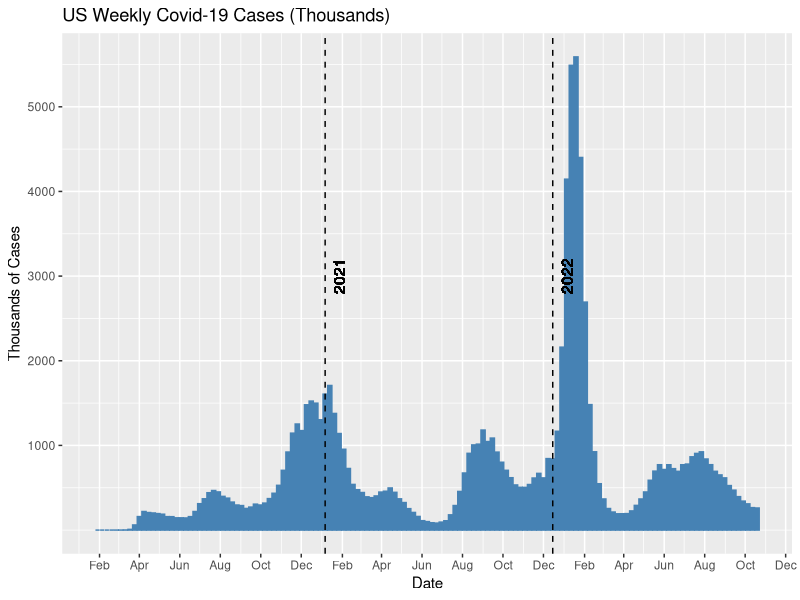
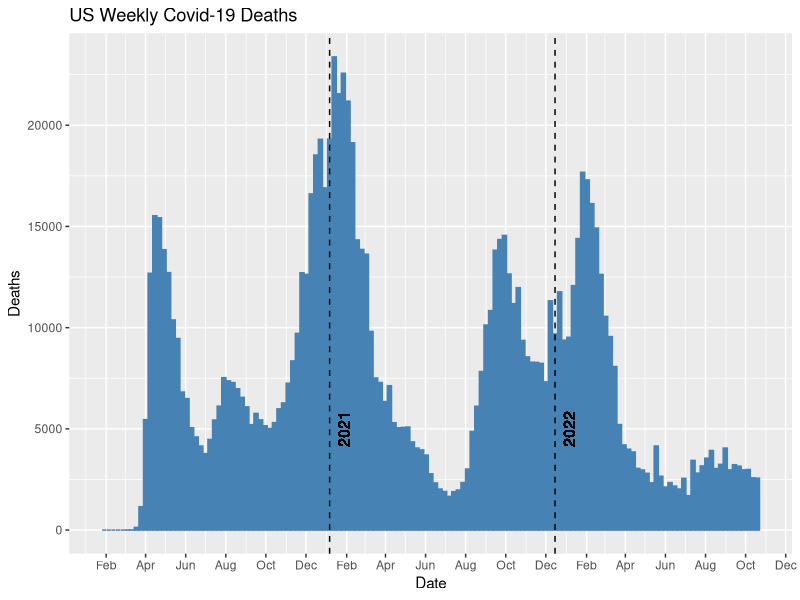
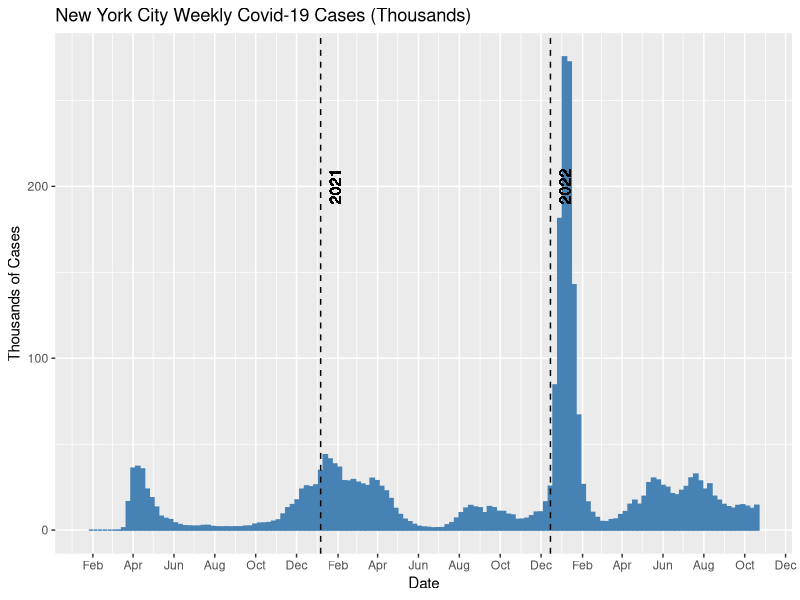
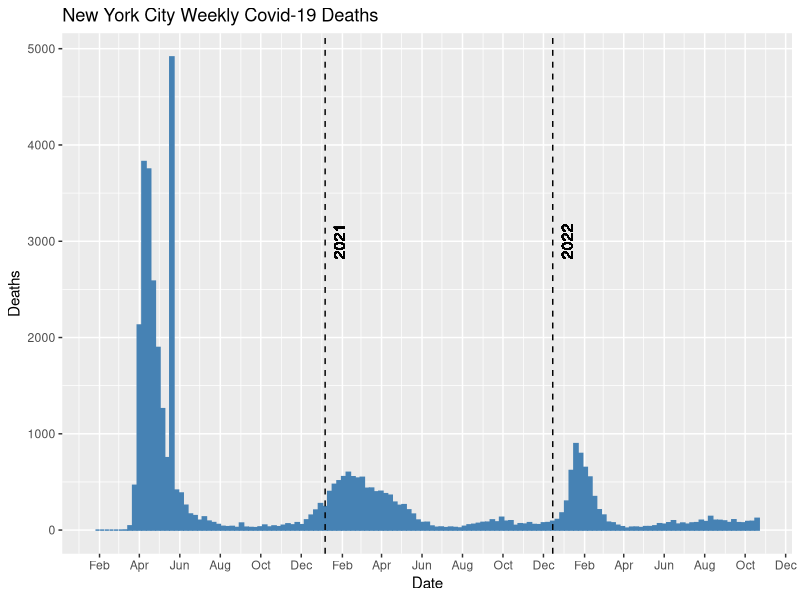
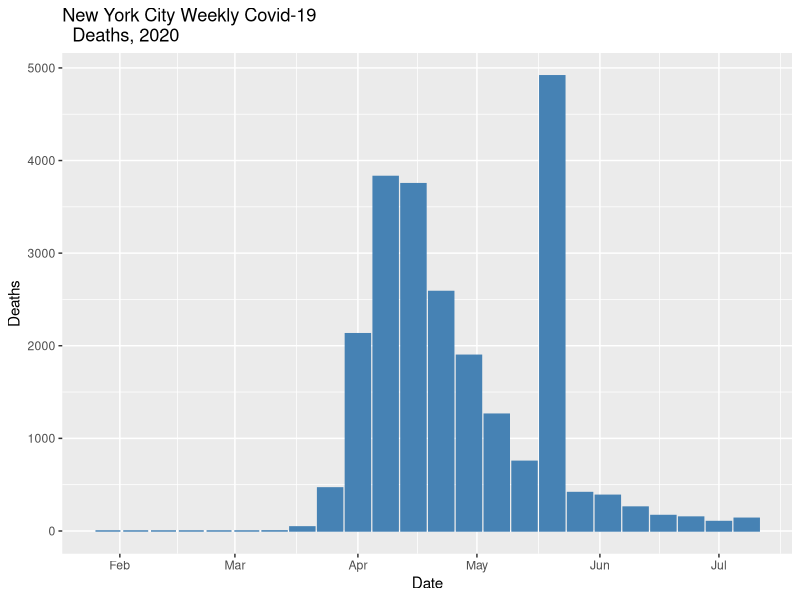
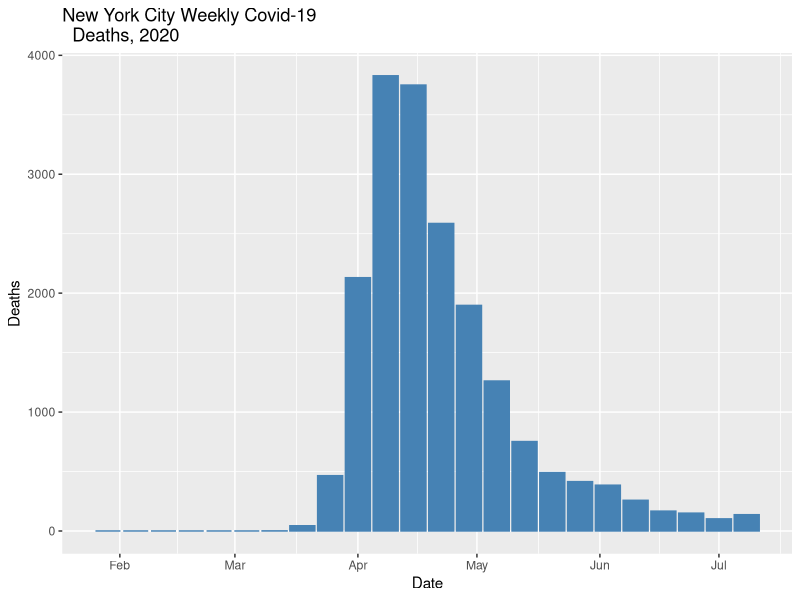
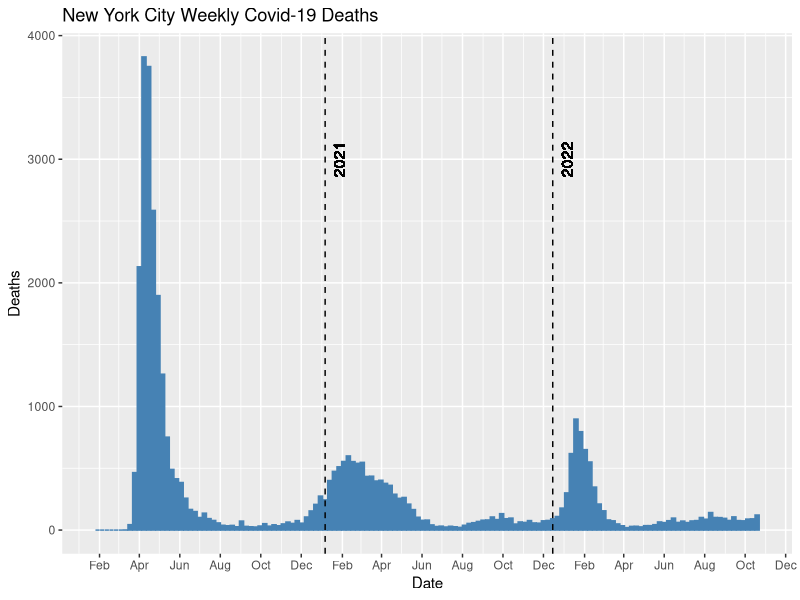
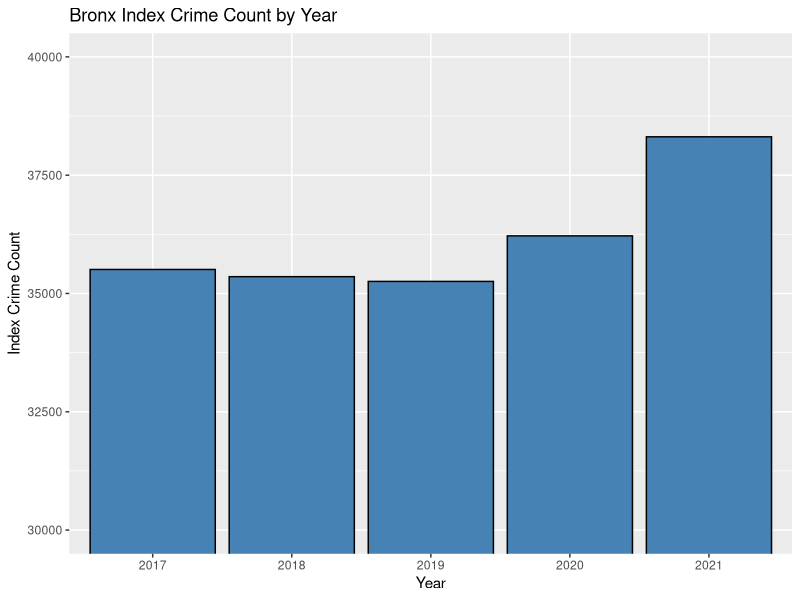

Recreate these plots in R, in order.
## ---- chunk 1
NYWeeklyCase <- 
  read.csv("Covid and crime in NYC data/data_table_for_weekly_case_trends__new_york_city.csv", 
  skip = 2)
NYWeeklyDeath <- 
  read.csv("Covid and crime in NYC data/data_table_for_weekly_death_trends__new_york_city.csv", 
  skip = 2)
USWeeklyCase <- 
  read.csv("Covid and crime in NYC data/data_table_for_weekly_case_trends__the_united_states.csv", 
  skip = 2)
USWeeklyDeath <- 
  read.csv("Covid and crime in NYC data/data_table_for_weekly_death_trends__the_united_states.csv", 
  skip = 2)
## ---- chunk 2
head(NYWeeklyCase)
head(NYWeeklyDeath)
head(USWeeklyCase)
head(USWeeklyDeath)
## ---- chunk 3
library(lubridate)
USWeeklyCase <- USWeeklyCase[,c("State", "Date", "Weekly.Cases")]
USWeeklyDeath <- USWeeklyDeath[, c("State", "Date", "Weekly.Deaths")]
USWeeklyCase$Date <- mdy(USWeeklyCase$Date)
USWeeklyDeath$Date <- mdy(USWeeklyDeath$Date)
NYWeeklyCase$Date <- mdy(NYWeeklyCase$Date)
NYWeeklyDeath$Date <- mdy(NYWeeklyDeath$Date)
## ---- chunk 4
library(ggplot2)
library(scales)
USWeeklyCaseGraph <- ggplot(USWeeklyCase, aes(x = Date, y = Weekly.Cases/1000)) + 
  geom_bar(stat = "identity", fill = "steel blue", color = "steel blue") + 
  geom_vline(xintercept = USWeeklyCase$Date[94],linetype = "dashed") + 
  geom_vline(xintercept = USWeeklyCase$Date[45], linetype = "dashed") + 
  geom_text(aes(x=USWeeklyCase$Date[91], label= "2021", y=3000), colour="black", 
  angle=90) + geom_text(aes(x=USWeeklyCase$Date[42], label= "2022", y=3000), 
  colour="black", angle=90) + scale_x_date(date_breaks =
  "2 months", date_minor_breaks = "1 month", date_labels= c("%b")) + 
  scale_y_continuous(breaks = c(1000, 2000, 3000, 4000, 5000)) + labs(y= 
  "Thousands of Cases", title = "US Weekly Covid-19 Cases (Thousands)") 
USWeeklyCaseGraph
## ---- chunk 5
USWeeklyDeathGraph <- ggplot(USWeeklyDeath, aes(x = Date, y = Weekly.Deaths)) + 
  geom_bar(stat = "identity", fill = "steel blue", color = "steel blue") + 
  geom_vline(xintercept = USWeeklyDeath$Date[94],linetype = "dashed") + 
  geom_vline(xintercept = USWeeklyDeath$Date[45], linetype = "dashed") + 
  geom_text(aes(x=USWeeklyDeath$Date[91], label= "2021", y=5000), colour="black", 
  angle=90) + geom_text(aes(x=USWeeklyDeath$Date[42], label= "2022", y=5000), 
  colour="black", angle=90) + scale_x_date(date_breaks =
  "2 months", date_minor_breaks = "1 month", date_labels= c("%b")) + 
  labs(y= "Deaths", title = "US Weekly Covid-19 Deaths")
USWeeklyDeathGraph
## ---- chunk 6
NYWeeklyCaseGraph <- ggplot(NYWeeklyCase, aes(x = Date, y = Weekly.Cases/1000)) + 
  geom_bar(stat = "identity", fill = "steel blue", color = "steel blue") + 
  geom_vline(xintercept = NYWeeklyCase$Date[94],linetype = "dashed") + 
  geom_vline(xintercept = NYWeeklyCase$Date[45], linetype = "dashed") + 
  geom_text(aes(x=NYWeeklyCase$Date[91], label= "2021", y=200), colour="black", 
  angle=90) + geom_text(aes(x=NYWeeklyCase$Date[42], label= "2022", y=200), 
  colour="black", angle=90) + scale_x_date(date_breaks =
  "2 months", date_minor_breaks = "1 month", date_labels= c("%b")) +  labs(y= 
  "Thousands of Cases", title = "New York City Weekly Covid-19 Cases (Thousands)") 
NYWeeklyCaseGraph
## ---- chunk 7
NYWeeklyDeathGraph <- ggplot(NYWeeklyDeath, aes(x = Date, y = Weekly.Deaths)) + 
  geom_bar(stat = "identity", fill = "steel blue", color = "steel blue") + 
  geom_vline(xintercept = NYWeeklyDeath$Date[94],linetype = "dashed") + 
  geom_vline(xintercept = NYWeeklyDeath$Date[45], linetype = "dashed") + 
  geom_text(aes(x=NYWeeklyDeath$Date[91], label= "2021", y=3000), colour="black", 
  angle=90) + geom_text(aes(x=NYWeeklyDeath$Date[42], label= "2022", y=3000), 
  colour="black", angle=90) + scale_x_date(date_breaks =
  "2 months", date_minor_breaks = "1 month", date_labels= c("%b")) + 
  labs(y= "Deaths", title = "New York City Weekly Covid-19 Deaths")
NYWeeklyDeathGraph
## ---- chunk 8
NYWeeklyDeathZoom <- NYWeeklyDeath[120:143, ] 
NYWeeklyDeathZoomGraph <- ggplot(NYWeeklyDeathZoom, aes(x = Date, y = 
  Weekly.Deaths)) + geom_bar(stat = "identity", fill = "steel blue", color = 
  "steel blue") + labs(y= "Deaths", title = "New York City Weekly Covid-19 
  Deaths, 2020")
NYWeeklyDeathZoomGraph
## ---- chunk 9
NYWeeklyDeathZoom
## ---- chunk 10
NYWeeklyDeath$Weekly.Deaths[127] <- 491
NYWeeklyDeathZoom <- NYWeeklyDeath[120:143, ] 
NYWeeklyDeathZoomGraph <- ggplot(NYWeeklyDeathZoom, aes(x = Date, y = 
  Weekly.Deaths)) + geom_bar(stat = "identity", fill = "steel blue", color = 
  "steel blue") + labs(y= "Deaths", title = "New York City Weekly Covid-19 
  Deaths, 2020")
NYWeeklyDeathZoomGraph
## ---- chunk 11
NYWeeklyDeathGraph <- ggplot(NYWeeklyDeath, aes(x = Date, y = Weekly.Deaths)) + 
  geom_bar(stat = "identity", fill = "steel blue", color = "steel blue") + 
  geom_vline(xintercept = NYWeeklyDeath$Date[94],linetype = "dashed") + 
  geom_vline(xintercept = NYWeeklyDeath$Date[45], linetype = "dashed") + 
  geom_text(aes(x=NYWeeklyDeath$Date[91], label= "2021", y=3000), colour="black", 
  angle=90) + geom_text(aes(x=NYWeeklyDeath$Date[42], label= "2022", y=3000), 
  colour="black", angle=90) + scale_x_date(date_breaks =
  "2 months", date_minor_breaks = "1 month", date_labels= c("%b")) + 
  labs(y= "Deaths", title = "New York City Weekly Covid-19 Deaths")
NYWeeklyDeathGraph
## ---- chunk 12
library(readxl)
CIR2017 <- read_xls("Covid and crime in NYC data/2017-county-index-rates.xls", skip = 4)
colnames(CIR2017) <- c("County", "Population", "Index_Crime_Count", 
  "Index_Crime_Rate", "Violent_Crime_Count", "Violent_Crime_Rate", 
  "Property_Crime_Count", "Property_Crime_Rate", "Violent_Crime_With_Firearm_Count",
  "Violent_Crime_With_Firearm_Rate") 
## ---- chunk 13
CIR2018 <- read_xls("Covid and crime in NYC data/2018-county-index-rates.xls", skip = 4)
colnames(CIR2018) <- c("County", "Population", "Index_Crime_Count", 
  "Index_Crime_Rate", "Violent_Crime_Count", "Violent_Crime_Rate", 
  "Property_Crime_Count", "Property_Crime_Rate", "Violent_Crime_With_Firearm_Count", 
  "Violent_Crime_With_Firearm_Rate")
CIR2019 <- read_xls("Covid and crime in NYC data/2019-county-index-rates.xls", skip = 4)
colnames(CIR2019) <- c("County", "Population", "Index_Crime_Count", 
  "Index_Crime_Rate", "Violent_Crime_Count", "Violent_Crime_Rate", 
  "Property_Crime_Count", "Property_Crime_Rate", "Violent_Crime_With_Firearm_Count",
  "Violent_Crime_With_Firearm_Rate")
CIR2020 <- read_xls("Covid and crime in NYC data/2020-county-index-rates.xls", skip = 4)
colnames(CIR2020) <- c("County", "Population", "Index_Crime_Count", 
  "Index_Crime_Rate", "Violent_Crime_Count", "Violent_Crime_Rate", 
  "Property_Crime_Count", "Property_Crime_Rate", "Violent_Crime_With_Firearm_Count", 
  "Violent_Crime_With_Firearm_Rate")
CIR2021 <- read_xls("Covid and crime in NYC data/2021-county-index-rates.xls", skip = 4)
colnames(CIR2021) <- c("County", "Population", "Index_Crime_Count", 
  "Index_Crime_Rate", "Violent_Crime_Count", "Violent_Crime_Rate", 
  "Property_Crime_Count", "Property_Crime_Rate", "Violent_Crime_With_Firearm_Count", 
  "Violent_Crime_With_Firearm_Rate")
## ---- chunk 14
head(CIR2017)
## ---- chunk 15
library(dplyr)
CIR2017 <- CIR2017%>%filter(County %in% c("Bronx", "Kings", "Queens", "New York", 
  "Richmond", "New York City"))
CIR2018 <- CIR2018%>%filter(County %in% c("Bronx", "Kings", "Queens", "New York", 
  "Richmond", "New York City"))
CIR2019 <- CIR2019%>%filter(County %in% c("Bronx", "Kings", "Queens", "New York", 
  "Richmond", "New York City"))
CIR2020 <- CIR2020%>%filter(County %in% c("Bronx", "Kings", "Queens", "New York", 
  "Richmond", "New York City"))
CIR2021 <- CIR2021%>%filter(County %in% c("Bronx", "Kings", "Queens", "New York", 
  "Richmond", "New York City"))
## ---- chunk 16
CIR2017
CIR2018
CIR2019
CIR2020
CIR2021
## ---- chunk 17
bronx2017 = CIR2017[CIR2017$County == "Bronx", ]
bronx2018 = CIR2018[CIR2018$County == "Bronx", ]
bronx2019 = CIR2019[CIR2019$County == "Bronx", ]
bronx2020 = CIR2020[CIR2020$County == "Bronx", ]
bronx2021 = CIR2021[CIR2021$County == "Bronx", ]
bronx <- rbind(bronx2017, bronx2018, bronx2019, bronx2020, bronx2021)
colnames(bronx)[1] = c("Year")
bronx$Year <- c("2017", "2018", "2019", "2020", "2021")
## ---- chunk 18
ggplot(bronx, aes(x = Year, y = Index_Crime_Count)) + geom_bar(stat = "identity", 
  fill = "steel blue", color = "black") + coord_cartesian(ylim = c(30000,40000)) + 
  labs(y = "Index Crime Count", title = "Bronx Index Crime Count by Year") 
## ---- chunk 19
Kings2017 = CIR2017[CIR2017$County == "Kings", ]
Kings2018 = CIR2018[CIR2018$County == "Kings", ]
Kings2019 = CIR2019[CIR2019$County == "Kings", ]
Kings2020 = CIR2020[CIR2020$County == "Kings", ]
Kings2021 = CIR2021[CIR2021$County == "Kings", ]
kings <- rbind(Kings2017, Kings2018, Kings2019, Kings2020, Kings2021)
colnames(kings)[1] = c("Year")
kings$Year <- c("2017", "2018", "2019", "2020", "2021")
NY2017 = CIR2017[CIR2017$County == "New York", ]
NY2018 = CIR2018[CIR2018$County == "New York", ]
NY2019 = CIR2019[CIR2019$County == "New York", ]
NY2020 = CIR2020[CIR2020$County == "New York", ]
NY2021 = CIR2021[CIR2021$County == "New York", ]
ny <- rbind(NY2017, NY2018, NY2019, NY2020, NY2021)
colnames(ny)[1] = c("Year")
ny$Year <- c("2017", "2018", "2019", "2020", "2021")
Queens2017 = CIR2017[CIR2017$County == "Queens", ]
Queens2018 = CIR2018[CIR2018$County == "Queens", ]
Queens2019 = CIR2019[CIR2019$County == "Queens", ]
Queens2020 = CIR2020[CIR2020$County == "Queens", ]
Queens2021 = CIR2021[CIR2021$County == "Queens", ]
queens <- rbind(Queens2017, Queens2018, Queens2019, Queens2020, Queens2021)
colnames(queens)[1] = c("Year")
queens$Year <- c("2017", "2018", "2019", "2020", "2021")
Richmond2017 = CIR2017[CIR2017$County == "Richmond", ]
Richmond2018 = CIR2018[CIR2018$County == "Richmond", ]
Richmond2019 = CIR2019[CIR2019$County == "Richmond", ]
Richmond2020 = CIR2020[CIR2020$County == "Richmond", ]
Richmond2021 = CIR2021[CIR2021$County == "Richmond", ]
richmond <- rbind(Richmond2017, Richmond2018, Richmond2019, Richmond2020, 
  Richmond2021)
colnames(richmond)[1] = c("Year")
richmond$Year <- c("2017", "2018", "2019", "2020", "2021")
NYC2017 = CIR2017[CIR2017$County == "New York City", ]
NYC2018 = CIR2018[CIR2018$County == "New York City", ]
NYC2019 = CIR2019[CIR2019$County == "New York City", ]
NYC2020 = CIR2020[CIR2020$County == "New York City", ]
NYC2021 = CIR2021[CIR2021$County == "New York City", ]
nyc <- rbind(NYC2017, NYC2018, NYC2019, NYC2020, NYC2021)
colnames(nyc)[1] = c("Year")
nyc$Year <- c("2017", "2018", "2019", "2020", "2021")
## ---- chunk 20
bronx
kings
ny
queens
richmond
nyc
## ---- chunk 21
ggplot(bronx, aes(x=Year)) + geom_line(aes(y=Index_Crime_Count, color = "Bronx"),
  group = 1) + geom_line(data = kings, aes(x=Year, y = Index_Crime_Count,  
  color = "Kings"), group =1) + geom_line(data = queens, aes(x=Year, y = 
  Index_Crime_Count, color = "Queens"), group =1, ) + geom_line(data = ny, 
  aes(x=Year, y = Index_Crime_Count, color = "NY"), group =1) + geom_line(data = 
  richmond, aes(x=Year, y = Index_Crime_Count, color = "Richmond"), group =1) + 
  scale_color_manual(name = "County", values = c("Bronx" = "red", "Kings" = 
  "blue", "Queens" = "green", "NY" = "orange", "Richmond" = "black")) + labs(y= 
  "Index Crime Count", title = "Index Crime Count for New York City Counties")
## ---- chunk 22
ggplot(nyc, aes(x=Year, y = Violent_Crime_With_Firearm_Rate)) +geom_bar(stat=
  "identity", fill = "steel blue", color= "black") + labs(y= "Violent Crime with 
  Firarm Rate", title = "Violent Crime with Firearm Rate for New York City")
## ---- chunk 23
nycCrimeCats <- read_xls("Covid and crime in NYC data/Regions.xls", skip = 4)
head(nycCrimeCats)
## ---- chunk 24
library(tibble)
nycCrimeCats <- nycCrimeCats[13:22, ]
nycCrimeCats <- nycCrimeCats[ , 2:14]
colnames(nycCrimeCats)[1] <- "Crime_Category"
namevect<- nycCrimeCats[["Crime_Category"]]
nycCrimeCats <- t(nycCrimeCats)
nycCrimeCats <- data.frame(nycCrimeCats)
colnames(nycCrimeCats) <- namevect
Year <- rownames(nycCrimeCats)[2:13]
nycCrimeCats <- nycCrimeCats[2:13, ]
nycCrimeCats <- add_column(nycCrimeCats, Year, .before =1)
nycCrimeCats$Year[11:12] <- c("%change_2020-21", "%change 2012-21")
rownames(nycCrimeCats) <- NULL
nycCrimeCats$`Index Crime` <- round(as.numeric(nycCrimeCats$`Index Crime`), 
  digits =0)
nycCrimeCats$`Violent Crime` <- round(as.numeric(nycCrimeCats$`Violent Crime`), 
  digits =0)
nycCrimeCats$Murder <- round(as.numeric(nycCrimeCats$Murder), digits =0)
nycCrimeCats$Rape <- round(as.numeric(nycCrimeCats$Rape), digits =0)
nycCrimeCats$Robbery <- round(as.numeric(nycCrimeCats$Robbery), digits =0)
nycCrimeCats$`Agg. Assault` <- round(as.numeric(nycCrimeCats$`Agg. Assault`), 
  digits =0)
nycCrimeCats$`Property Crime` <- round(as.numeric(nycCrimeCats$`Property Crime`), 
  digits =0)
nycCrimeCats$Burglary <- round(as.numeric(nycCrimeCats$Burglary), digits =0)
nycCrimeCats$Larceny <- round(as.numeric(nycCrimeCats$Larceny), digits =0)
nycCrimeCats$`MV Theft` <- round(as.numeric(nycCrimeCats$`MV Theft`), digits =0)
nycCrimeCats$Date <- as.numeric(nycCrimeCats$Year)
head(nycCrimeCats)
## ---- chunk 25
nycCrimeCatsNoChange <- nycCrimeCats[1:10, ]
ggplot(nycCrimeCatsNoChange, aes(x=Year, y = `Violent Crime`)) + geom_bar(stat = 
  "identity", fill = "steel blue", color = "black") + labs(title = "Violent Crime 
  in New York City by Year") + coord_cartesian(ylim = c(40000,55000))
## ---- chunk 26
crimeComplaints <- read_xlsx("Covid and crime in NYC data/Crime_thruSep2022.xlsx", sheet = 4)
head(crimeComplaints)
## ---- chunk 27
crimeComplaints <- crimeComplaints[, c(1,7) ]
crimeComplaints2020 <- crimeComplaints[c(2:13), ]
crimeComplaints2020[1] <- ymd(c("2020-01-31", "2020-02-29","2020-03-31",
    "2020-04-30", "2020-05-31", "2020-06-30", "2020-07-31", "2020-08-31", 
    "2020-09-30", "2020-10-31", "2020-11-30", "2020-12-31"))
colnames(crimeComplaints2020) <- c("Date", "Total")
crimeComplaints2020$Date <- factor(crimeComplaints2020$Date, levels = 
    c("2020-01-31", "2020-02-29","2020-03-31", "2020-04-30", "2020-05-31", 
    "2020-06-30", "2020-07-31", "2020-08-31", "2020-09-30", "2020-10-31", 
    "2020-11-30", "2020-12-31"))
crimeComplaints2020$Total <- as.numeric(crimeComplaints2020$Total)
crimeComplaints2021 <- crimeComplaints[c(18:29), ]
crimeComplaints2021[,1] <- ymd(c("2021-01-31", "2021-02-28","2021-03-31",
    "2021-04-30", "2021-05-31", "2021-06-30", "2021-07-31", "2021-08-31", 
    "2021-09-30", "2021-10-31", "2021-11-30", "2021-12-31"))
colnames(crimeComplaints2021) <- c("Date", "Total")
crimeComplaints2021$Date <- factor(crimeComplaints2021$Date, levels = 
    c("2021-01-31", "2021-02-28","2021-03-31", "2021-04-30", "2021-05-31", 
    "2021-06-30", "2021-07-31", "2021-08-31", "2021-09-30", "2021-10-31", 
    "2021-11-30", "2021-12-31"))
crimeComplaints2021$Total <- as.numeric(crimeComplaints2021$Total)
crimeComplaints2022 <- crimeComplaints[c(34:38), ]
crimeComplaints2022[,1] <- ymd(c("2022-01-31", "2022-02-28","2022-03-31",
    "2022-04-30", "2022-05-31"))
colnames(crimeComplaints2022) <- c("Date", "Total")
crimeComplaints2022$Date <- factor(crimeComplaints2022$Date, levels = 
    c("2022-01-31", "2022-02-28","2022-03-31", "2022-04-30", "2022-05-31"))
crimeComplaints2022$Total <- as.numeric(crimeComplaints2022$Total)
head(crimeComplaints2022)
## ---- chunk 28
crimeComplaintsTot <- rbind(crimeComplaints2020[,], crimeComplaints2021[,], 
  crimeComplaints2022[,])
crimeComplaintsTot <- crimeComplaintsTot[nrow(crimeComplaintsTot):1,]
ggplot(crimeComplaintsTot, aes(x = Date, y = Total)) + geom_bar(stat="identity", 
  fill = "steel blue", color = "black") + coord_cartesian(ylim=c(20000,50000)) + 
  geom_vline(xintercept = c("2019-12-31", "2020-12-31", "2021-12-31"), linetype = 
  "dashed") + geom_text(aes(x=Date[5], y=45000, label = "2022", angle = 90)) + 
  geom_text(aes(x=Date[17], y=45000, label = "2021", angle = 90)) + 
  geom_text(aes(x=Date[29], y=45000, label = "2020", angle = 90)) +
  scale_x_discrete(breaks = (c("2020-04-30", "2020-08-31", "2020-12-31", 
  "2021-04-30","2021-08-31", "2021-12-31", "2022-04-30", "2022-08-31", 
  "2022-12-31")), labels = c("April", "August", "December", "April", "August", 
  "December", "April", "August", "December")) + labs(title = "Total Crime 
  Complaints by Month for New York City", y = "Crime Complaints")
## ---- chunk 29
crimesByMonth2019 <- read_xlsx("Covid and crime in NYC data/Crime_thruSep2022.xlsx", sheet = 3)
crimesByMonth2021 <- read_xlsx("Covid and crime in NYC data/Crime_thruSep2022.xlsx", sheet = 1)
crimesByMonth2022 <- crimesByMonth2021[2:10, ]
crimesByMonth2021 <- crimesByMonth2021[20:31, ]
crimesByMonth2020 <- crimesByMonth2019[2:13, ]
crimesByMonth2019 <- crimesByMonth2019[18:29, ]
head(crimesByMonth2019)
colnames(crimesByMonth2019) <- c("Date", "Index_Crime", "Violent_Index_Crime", 
  "Shooting_Incidents")
colnames(crimesByMonth2020) <- c("Date", "Index_Crime", "Violent_Index_Crime", 
  "Shooting_Incidents")
colnames(crimesByMonth2021) <- c("Date", "Index_Crime", "Violent_Index_Crime", 
  "Shooting_Incidents")
colnames(crimesByMonth2022) <- c("Date", "Index_Crime", "Violent_Index_Crime", 
  "Shooting_Incidents")
crimesByMonth2019$Date <- ymd(c("2019-01-31", "2019-02-28","2019-03-31",
  "2019-04-30", "2019-05-31", "2019-06-30", "2019-07-31", "2019-08-31", 
  "2019-09-30", "2019-10-31", "2019-11-30", "2019-12-31"))
crimesByMonth2019$Date <- factor(crimesByMonth2019$Date, levels = c("2019-01-31", 
  "2019-02-28","2019-03-31", "2019-04-30", "2019-05-31", "2019-06-30", 
  "2019-07-31", "2019-08-31", "2019-09-30", "2019-10-31", "2019-11-30", 
  "2019-12-31"))
crimesByMonth2020$Date <- ymd(c("2020-01-31", "2020-02-29","2020-03-31",
  "2020-04-30", "2020-05-31", "2020-06-30", "2020-07-31", "2020-08-31", 
  "2020-09-30", "2020-10-31", "2020-11-30", "2020-12-31"))
crimesByMonth2020$Date <- factor(crimesByMonth2020$Date, levels = c("2020-01-31", 
  "2020-02-29","2020-03-31", "2020-04-30", "2020-05-31", "2020-06-30", "2020-07-31", 
  "2020-08-31", "2020-09-30", "2020-10-31", "2020-11-30", "2020-12-31"))
crimesByMonth2021$Date <- ymd(c("2021-01-31", "2021-02-28","2021-03-31",
  "2021-04-30", "2021-05-31", "2021-06-30", "2021-07-31", "2021-08-31", 
  "2021-09-30", "2021-10-31", "2021-11-30", "2021-12-31"))
crimesByMonth2021$Date <- factor(crimesByMonth2021$Date, levels = c("2021-01-31", 
  "2021-02-28","2021-03-31", "2021-04-30", "2021-05-31", "2021-06-30", "2021-07-31", 
  "2021-08-31", "2021-09-30", "2021-10-31", "2021-11-30", "2021-12-31"))
crimesByMonth2022$Date <- ymd(c("2022-01-31", "2022-02-28","2022-03-31",
  "2022-04-30", "2022-05-31", "2022-06-30", "2022-07-31", "2022-08-31", 
  "2022-09-30"))
crimesByMonth2022$Date <- factor(crimesByMonth2022$Date, levels = c("2022-01-31", 
  "2022-02-28","2022-03-31", "2022-04-30", "2022-05-31", "2022-06-30", "2022-07-31", 
  "2022-08-31", "2022-09-30"))
crimesByMonth2019_22 <- rbind(crimesByMonth2019,crimesByMonth2020,
  crimesByMonth2021,crimesByMonth2022)
crimesByMonth2019_22$Violent_Index_Crime <- 
  as.numeric(crimesByMonth2019_22$Violent_Index_Crime)
crimesByMonth2019_22$Index_Crime <- as.numeric(crimesByMonth2019_22$Index_Crime)
crimesByMonth2019_22$Shooting_Incidents <- 
  as.numeric(crimesByMonth2019_22$Shooting_Incidents)
head(crimesByMonth2019_22)
ggplot(crimesByMonth2019_22, aes(x= Date, y = Violent_Index_Crime)) + 
  geom_bar(stat = "identity", fill="steel blue", color = "black") + 
  coord_cartesian(ylim = c(1500,4600)) + scale_x_discrete(breaks = c("2019-04-30", 
  "2019-08-31", "2019-12-31", "2020-04-30", "2020-08-31", "2020-12-31", "2021-04-30",
  "2021-08-31", "2021-12-31", "2022-04-30", "2022-08-31", "2022-12-31"), labels = 
  c("April", "August", "December", "April", "August", "December", "April", "August", 
  "December", "April", "August", "December"))+ geom_vline(xintercept = c("2019-12-31", 
  "2020-12-31", "2021-12-31"), linetype = "dashed") + geom_text(aes(x=Date[37], 
  y=3500, label = "2022", angle = 90)) + geom_text(aes(x=Date[25], y=3500, label = 
  "2021", angle = 90)) + geom_text(aes(x=Date[13], y=3500, label = "2020", angle = 
  90)) + labs(y = "Violent Index Crime", title = "Violent Index Crime in New York 
  City by Month (2019-2022)")
## ---- chunk 30
head(USWeeklyCase)
head(USWeeklyDeath)
head(NYWeeklyCase)
head(NYWeeklyDeath)
head(bronx)
head(kings)
head(queens)
head(richmond)
head(ny)
head(nyc)
head(nycCrimeCats)
head(crimeComplaintsTot)
## ---- chunk 31
USWeeklyCaseGraph
NYWeeklyCaseGraph
USWeeklyDeathGraph
NYWeeklyDeathGraph
## ---- chunk 32
nycCrimeCatsNoChangeGraph <- ggplot(nycCrimeCatsNoChange, aes(x = Year)) + 
  geom_line(aes(y = nycCrimeCatsNoChange$`Violent Crime`, color = "Violent Crime"), 
  group =1) + geom_line(aes(y = nycCrimeCatsNoChange$`Property Crime`, color = 
  "Property Crime"), group =1) + scale_color_manual(name = "Types of Crime", values = 
  (c("Violent Crime" = "red", "Property Crime" = "blue"))) + labs(y = "Crime 
  Counts", title = "Crime in New York City by Year")
nycCrimeCatsNoChangeGraph
summary(nycCrimeCatsNoChange)
## ---- chunk 33
nycCrimeCatsNoChangeGraph <- ggplot(nycCrimeCatsNoChange, aes(x = Date)) + 
  geom_line(aes(y = nycCrimeCatsNoChange$`Violent Crime`, color = "Violent Crime"), 
  group =1) + geom_line(aes(y = nycCrimeCatsNoChange$`Property Crime`, color = 
  "Property Crime"), group =1) + coord_cartesian(xlim = c(2018,2021))+ 
  scale_color_manual(name = "Types of Crime", values = (c("Violent Crime" = "red", 
  "Property Crime" = "blue"))) + labs(y = "Crime Counts", title = "Crime in New 
  York City by Year")
nycCrimeCatsNoChangeGraph
## ---- chunk 34
nycGraph <- ggplot(nyc, aes(x= Year)) + geom_line(aes(y = nyc$Index_Crime_Count/100, 
  color = "Corrected Index Crime Count"), group =1) + geom_line(aes(y = 
  nyc$Index_Crime_Rate, color = "Index Crime Rate per 100,000 People"), group =1) + 
  scale_color_manual(name = "Index Crimes", values = (c("Corrected Index Crime Count" = 
  "red", "Index Crime Rate per 100,000 People" = "blue"))) + labs(y = 
  "Index Crimes", title = "Index Crime in New York City by Year")
nycGraph
## ---- chunk 35
cbmgraph19_22 <- ggplot(crimesByMonth2019_22, aes(x=Date)) + geom_line(aes(y = 
  Index_Crime, color = "Index Crime"), group =1) + geom_line(aes(y = 
  Violent_Index_Crime, color = "Violent Index Crime"), group = 1) + 
  geom_line(aes(y = Shooting_Incidents*100, color = "Corrected Shooting Incidents"), 
  group = 1) + scale_x_discrete(breaks = c("2019-04-30", "2019-08-31", 
  "2019-12-31", "2020-04-30", "2020-08-31", "2020-12-31", "2021-04-30","2021-08-31", 
  "2021-12-31", "2022-04-30", "2022-08-31", "2022-12-31"), labels = c("April", 
  "Aug", "Dec", "April", "Aug", "Dec", "April", "Aug", "Dec", "April", 
  "Aug", "Dec"))+ geom_vline(xintercept = c("2019-12-31", "2020-12-31", 
  "2021-12-31"), linetype = "dashed") + geom_text(aes(x=Date[37], y=20000, label = 
  "2022", angle = 90)) + geom_text(aes(x=Date[25], y=20000, label = "2021", 
  angle = 90)) + geom_text(aes(x=Date[13], y=20000, label = "2020", angle = 90)) + 
  labs(y = "Crime Counts", title= "Crime Counts by Month") + 
  scale_color_manual(name = "Categories of Crime", 
  values = c("Violent Index Crime" = "red", "Index Crime" = "blue", 
  "Corrected Shooting Incidents" ="green"))
cbmgraph19_22
summary(crimesByMonth2019_22)
## ---- chunk 36
correctedCrimesByMonth2019_22 <- crimesByMonth2019_22
correctedCrimesByMonth2019_22$Date <- ymd(crimesByMonth2019_22$Date)
crimeComplaintsTotcorrected <- crimeComplaintsTot
crimeComplaintsTotcorrected$Date <- ymd(crimeComplaintsTotcorrected$Date)
NYWeeklyCaseGraph + geom_line(data = correctedCrimesByMonth2019_22, aes(y = 
  Index_Crime/100, color = "Corrected Index Crime"), group =1) + geom_line(data = 
  correctedCrimesByMonth2019_22, aes(y = Violent_Index_Crime/100, color = 
  "Corrected Violent Index Crime"), group = 1) + geom_line(data = 
  correctedCrimesByMonth2019_22, aes(y = Shooting_Incidents, color = 
  "Shooting Incidents"), group = 1) + geom_line(data= crimeComplaintsTotcorrected, 
  aes(y = Total/250, color = "Corrected Crime Complaints"), group = 1)+ 
  scale_color_manual(name = "Categories of Crime", values = 
  c("Corrected Violent Index Crime" = "red", "Corrected Index Crime" = "blue", 
  "Shooting Incidents" = "green", "Corrected Crime Complaints" = "orange")) + 
  coord_cartesian(xlim = as.Date(c("2020-01-29", "2022-10-19"))) + labs(title = 
  "New York City Weekly Covid-19 Cases in Relation to Crime")
## ---- chunk 37
NYWeeklyDeathGraph + geom_line(data = correctedCrimesByMonth2019_22, 
  aes(y = Index_Crime/10, color = "Corrected Index Crime"), group =1) + 
  geom_line(data = correctedCrimesByMonth2019_22, aes(y = Violent_Index_Crime/10, 
  color = "Corrected Violent Index Crime"), group = 1) + geom_line(data = 
  correctedCrimesByMonth2019_22, aes(y = Shooting_Incidents*10, color = 
  "Corrected Shooting Incidents"), group = 1) + geom_line(data= 
  crimeComplaintsTotcorrected, aes(y = Total/25, color = 
  "Corrected Crime Complaints")) + scale_color_manual(name = "Categories of Crime", 
  values = c("Corrected Violent Index Crime" = "red", "Corrected Index Crime" = 
  "blue", "Corrected Shooting Incidents" ="green","Corrected Crime Complaints" = 
  "orange")) + coord_cartesian(xlim = as.Date(c("2020-01-29", "2022-10-19"))) + 
  labs(title = "New York City Weekly Covid-19 Deaths in Relation to Crime")
## ---- chunk 38
NYWeeklyDeathFirstChunk <- NYWeeklyDeath[NYWeeklyDeath$Date > "2020-03-04", ]
NYWeeklyDeathFirstChunk <- NYWeeklyDeathFirstChunk[NYWeeklyDeathFirstChunk$Date < 
  "2020-06-01", ]
correctedCrimesByMonth2019_22altered <- correctedCrimesByMonth2019_22[5,2:4]
correctedCrimesByMonth2019_22altered <-  rbind(correctedCrimesByMonth2019_22altered,
  correctedCrimesByMonth2019_22[5,2:4])
correctedCrimesByMonth2019_22altered <-  rbind(correctedCrimesByMonth2019_22altered,
  correctedCrimesByMonth2019_22[5,2:4])
correctedCrimesByMonth2019_22altered <-  rbind(correctedCrimesByMonth2019_22altered,
  correctedCrimesByMonth2019_22[5,2:4])
correctedCrimesByMonth2019_22altered <-  rbind(correctedCrimesByMonth2019_22altered, 
  correctedCrimesByMonth2019_22[4, 2:4])
correctedCrimesByMonth2019_22altered <-  rbind(correctedCrimesByMonth2019_22altered, 
  correctedCrimesByMonth2019_22[4, 2:4])
correctedCrimesByMonth2019_22altered <-  rbind(correctedCrimesByMonth2019_22altered, 
  correctedCrimesByMonth2019_22[4, 2:4])
correctedCrimesByMonth2019_22altered <-  rbind(correctedCrimesByMonth2019_22altered, 
  correctedCrimesByMonth2019_22[4, 2:4])
correctedCrimesByMonth2019_22altered <-  rbind(correctedCrimesByMonth2019_22altered, 
  correctedCrimesByMonth2019_22[4, 2:4])
correctedCrimesByMonth2019_22altered <-  rbind(correctedCrimesByMonth2019_22altered,
  correctedCrimesByMonth2019_22[3,2:4])
correctedCrimesByMonth2019_22altered <-  rbind(correctedCrimesByMonth2019_22altered,
  correctedCrimesByMonth2019_22[3,2:4])
correctedCrimesByMonth2019_22altered <-  rbind(correctedCrimesByMonth2019_22altered,
  correctedCrimesByMonth2019_22[3,2:4])
crimeComplaintsTotcorrectedalt <- 
  data.frame(c(rep(crimeComplaintsTotcorrected$Total[1], 4), 
  rep(crimeComplaintsTotcorrected$Total[2], 5), 
  rep(crimeComplaintsTotcorrected$Total[3], 3)))
NYWeeklyDeathFirstChunk <- cbind(NYWeeklyDeathFirstChunk, 
  correctedCrimesByMonth2019_22altered, crimeComplaintsTotcorrectedalt[, 1])
colnames(NYWeeklyDeathFirstChunk)[7] <- "Total_Complaints"
cor.test(NYWeeklyDeathFirstChunk$Weekly.Deaths, NYWeeklyDeathFirstChunk$Index_Crime, 
  method = "kendall")
cor.test(NYWeeklyDeathFirstChunk$Weekly.Deaths, 
  NYWeeklyDeathFirstChunk$Violent_Index_Crime, method = "kendall")
cor.test(NYWeeklyDeathFirstChunk$Weekly.Deaths, 
  NYWeeklyDeathFirstChunk$Shooting_Incidents, method = "kendall")
cor.test(NYWeeklyDeathFirstChunk$Weekly.Deaths, 
  NYWeeklyDeathFirstChunk$Total_Complaints, method = "kendall")
## ---- chunk 39
NYWeeklyCaseChunk <- NYWeeklyCase[(NYWeeklyCase$Date > "2021-11-03") & 
  (NYWeeklyCase$Date < "2022-03-30"), ]
correctedCrimesByMonth2019_22case <- 
  correctedCrimesByMonth2019_22[(correctedCrimesByMonth2019_22$Date >= 
  "2021-11-01") & (correctedCrimesByMonth2019_22$Date <= "2022-03-31"), ]
correctedCrimesByMonth2019_22casealt <- rbind(correctedCrimesByMonth2019_22case[5, ],
  correctedCrimesByMonth2019_22case[5, ])
correctedCrimesByMonth2019_22casealt <- rbind(correctedCrimesByMonth2019_22casealt,
  correctedCrimesByMonth2019_22case[5, ])
correctedCrimesByMonth2019_22casealt <- rbind(correctedCrimesByMonth2019_22casealt,
  correctedCrimesByMonth2019_22case[5, ])
correctedCrimesByMonth2019_22casealt <- rbind(correctedCrimesByMonth2019_22casealt,
  correctedCrimesByMonth2019_22case[4, ])
correctedCrimesByMonth2019_22casealt <- rbind(correctedCrimesByMonth2019_22casealt,
  correctedCrimesByMonth2019_22case[4, ])
correctedCrimesByMonth2019_22casealt <- rbind(correctedCrimesByMonth2019_22casealt,
  correctedCrimesByMonth2019_22case[4, ])
correctedCrimesByMonth2019_22casealt <- rbind(correctedCrimesByMonth2019_22casealt,
  correctedCrimesByMonth2019_22case[4, ])
correctedCrimesByMonth2019_22casealt <- rbind(correctedCrimesByMonth2019_22casealt,
  correctedCrimesByMonth2019_22case[3, ])
correctedCrimesByMonth2019_22casealt <- rbind(correctedCrimesByMonth2019_22casealt,
  correctedCrimesByMonth2019_22case[3, ])
correctedCrimesByMonth2019_22casealt <- rbind(correctedCrimesByMonth2019_22casealt,
  correctedCrimesByMonth2019_22case[3, ])
correctedCrimesByMonth2019_22casealt <- rbind(correctedCrimesByMonth2019_22casealt,
  correctedCrimesByMonth2019_22case[3, ])
correctedCrimesByMonth2019_22casealt <- rbind(correctedCrimesByMonth2019_22casealt,
  correctedCrimesByMonth2019_22case[2, ])
correctedCrimesByMonth2019_22casealt <- rbind(correctedCrimesByMonth2019_22casealt,
  correctedCrimesByMonth2019_22case[2, ])
correctedCrimesByMonth2019_22casealt <- rbind(correctedCrimesByMonth2019_22casealt,
  correctedCrimesByMonth2019_22case[2, ])
correctedCrimesByMonth2019_22casealt <- rbind(correctedCrimesByMonth2019_22casealt,
  correctedCrimesByMonth2019_22case[2, ])
correctedCrimesByMonth2019_22casealt <- rbind(correctedCrimesByMonth2019_22casealt,
  correctedCrimesByMonth2019_22case[2, ])
correctedCrimesByMonth2019_22casealt <- rbind(correctedCrimesByMonth2019_22casealt,
  correctedCrimesByMonth2019_22case[1, ])
correctedCrimesByMonth2019_22casealt <- rbind(correctedCrimesByMonth2019_22casealt,
  correctedCrimesByMonth2019_22case[1, ])
correctedCrimesByMonth2019_22casealt <- rbind(correctedCrimesByMonth2019_22casealt,
  correctedCrimesByMonth2019_22case[1, ])
correctedCrimesByMonth2019_22casealt <- correctedCrimesByMonth2019_22casealt[, 2:4]
NYWeeklyCaseChunk <- cbind(NYWeeklyCaseChunk, correctedCrimesByMonth2019_22casealt)
crimeComplaintsTotcorrectedaltdeath <- 
  data.frame(c(rep(crimeComplaintsTotcorrected$Total[15], 4), 
  rep(crimeComplaintsTotcorrected$Total[16], 4), 
  rep(crimeComplaintsTotcorrected$Total[17], 4), 
  rep(crimeComplaintsTotcorrected$Total[18], 5), 
  rep(crimeComplaintsTotcorrected$Total[19], 3)))
NYWeeklyCaseChunk <- cbind(NYWeeklyCaseChunk, crimeComplaintsTotcorrectedaltdeath)
colnames(NYWeeklyCaseChunk)[7] <- "Total_Complaints"
cor.test(NYWeeklyCaseChunk$Weekly.Cases, NYWeeklyCaseChunk$Index_Crime, 
  method = "kendall")
cor.test(NYWeeklyCaseChunk$Weekly.Cases, NYWeeklyCaseChunk$Violent_Index_Crime, 
  method = "kendall")
cor.test(NYWeeklyCaseChunk$Weekly.Cases, NYWeeklyCaseChunk$Shooting_Incidents, 
  method = "kendall")
cor.test(NYWeeklyCaseChunk$Weekly.Cases, NYWeeklyCaseChunk$Total_Complaints, 
  method = "kendall")
## ---- chunk 40
library(xts)
library(forecast)
NY_TimeSeries_Weekly <- select(NYWeeklyCase, -State)
NY_TimeSeries_Weekly$Weekly.Cases <- NY_TimeSeries_Weekly$Weekly.Cases/1000
NY_TimeSeries_Weekly <- xts(NY_TimeSeries_Weekly$Weekly.Cases, NY_TimeSeries_Weekly$Date)
plot(NY_TimeSeries_Weekly, main = "New York City Weekly Cases (Thousands)", yaxis.left = FALSE)
acf(NY_TimeSeries_Weekly, main = "NYC Weekly Cases")
pacf(NY_TimeSeries_Weekly, main = "NYC Weekly Cases")
NYBest <- auto.arima(NY_TimeSeries_Weekly)
NYBest
predict(NYBest, n.ahead=10, se.fit = TRUE)
NYCaseForecast <- forecast(NYBest, h = 10)
plot(NYCaseForecast)
## ---- chunk 41
library(xts)
library(forecast)
NY_TimeSeries_WeeklyD <- select(NYWeeklyDeath, -State)
NY_TimeSeries_WeeklyD$Weekly.Deaths <- NY_TimeSeries_WeeklyD$Weekly.Deaths
NY_TimeSeries_WeeklyD <- xts(NY_TimeSeries_WeeklyD$Weekly.Deaths, NY_TimeSeries_WeeklyD$Date)
plot(NY_TimeSeries_WeeklyD, main = "New York City Weekly Deaths Time Series", yaxis.left = FALSE)
acf(NY_TimeSeries_WeeklyD, main = "NYC Weekly Deaths")
pacf(NY_TimeSeries_WeeklyD, main = "NYC Weekly Deaths")
NYBestD <- auto.arima(NY_TimeSeries_WeeklyD)
NYBestD
predict(NYBestD, n.ahead=10, se.fit = TRUE)
NYCaseForecastD <- forecast(NYBestD, h = 10)
plot(NYCaseForecastD)
## ---- chunk 42
crimesByMonth19_22_Date<- crimesByMonth2019_22
crimesByMonth19_22_Date$Date<- ymd(crimesByMonth2019_22$Date)
crimesByMonth19_22_Indexts <- xts(crimesByMonth19_22_Date$Index_Crime, crimesByMonth19_22_Date$Date)
acf(crimesByMonth19_22_Indexts, main = "Index Crimes NYC")
pacf(crimesByMonth19_22_Indexts, main = "Index Crimes NYC")
plot(crimesByMonth19_22_Indexts, main = "Index Crimes In New York City Time Series")
bestIndexC <- auto.arima(crimesByMonth19_22_Indexts)
bestIndexC
cbmdiffed <- diff(crimesByMonth19_22_Indexts, 1)
plot(cbmdiffed, main = "Diffed (d=1) Index Crime")
crimesByMonth19_22_Violent <- xts(crimesByMonth19_22_Date$Violent_Index_Crime, crimesByMonth19_22_Date$Date)
plot(crimesByMonth19_22_Violent, main = "NYC Violent Crime")
bestIndexV <- auto.arima(crimesByMonth19_22_Violent)
bestIndexV
cbmvdiffed <- diff(crimesByMonth19_22_Violent, 1)
plot(cbmvdiffed, main = "Diffed (d=1) NYC Violent Crime")
acf(crimesByMonth19_22_Violent, main = "Violent Crime")
pacf(crimesByMonth19_22_Violent, main = "Violent Crime")
crimesByMonth19_22_Shoot <- select(crimesByMonth19_22_Date, c(Date, Shooting_Incidents))
crimesByMonth19_22_Shoots <- xts(crimesByMonth19_22_Shoot$Shooting_Incidents, crimesByMonth19_22_Shoot$Date)
plot(crimesByMonth19_22_Shoots, main = "Shooting Incidents NYC Time Series")
bestShoot <- auto.arima(crimesByMonth19_22_Shoots)
bestShoot
acf(crimesByMonth19_22_Shoots, main = "Shooting Incidents")
pacf(crimesByMonth19_22_Shoots, main = "Shooting Incidents")
cbmSdiffed <- diff(crimesByMonth19_22_Shoots, 1)
plot(cbmSdiffed, main = "Diffed (d=1) NYC Shooting Incidents")
## ---- chunk 43
USWeeklyCaseGraph
USWeeklyDeathGraph
NYWeeklyCaseGraph
NYWeeklyDeathGraph
## ---- chunk 44
NYWeeklyCaseGraph + geom_line(data = correctedCrimesByMonth2019_22, aes(y = 
  Index_Crime/100, color = "Corrected Index Crime"), group =1) + geom_line(data = 
  correctedCrimesByMonth2019_22, aes(y = Violent_Index_Crime/100, color = 
  "Corrected Violent Index Crime"), group = 1) + geom_line(data = 
  correctedCrimesByMonth2019_22, aes(y = Shooting_Incidents, color = 
  "Shooting Incidents"), group = 1) + geom_line(data= crimeComplaintsTotcorrected, 
  aes(y = Total/250, color = "Corrected Crime Complaints"), group = 1)+ 
  scale_color_manual(name = "Categories of Crime", values = 
  c("Corrected Violent Index Crime" = "red", "Corrected Index Crime" = "blue", 
  "Shooting Incidents" = "green", "Corrected Crime Complaints" = "orange")) + 
  coord_cartesian(xlim = as.Date(c("2020-01-29", "2022-10-19"))) + labs(title = 
  "New York City Weekly Covid-19 Cases in Relation to Crime")
## ---- chunk 45
NYWeeklyDeathGraph + geom_line(data = correctedCrimesByMonth2019_22, 
  aes(y = Index_Crime/10, color = "Corrected Index Crime"), group =1) + 
  geom_line(data = correctedCrimesByMonth2019_22, aes(y = Violent_Index_Crime/10, 
  color = "Corrected Violent Index Crime"), group = 1) + geom_line(data = 
  correctedCrimesByMonth2019_22, aes(y = Shooting_Incidents*10, color = 
  "Corrected Shooting Incidents"), group = 1) + geom_line(data= 
  crimeComplaintsTotcorrected, aes(y = Total/25, color = 
  "Corrected Crime Complaints")) + scale_color_manual(name = "Categories of Crime", 
  values = c("Corrected Violent Index Crime" = "red", "Corrected Index Crime" = 
  "blue", "Corrected Shooting Incidents" ="green","Corrected Crime Complaints" = 
  "orange")) + coord_cartesian(xlim = as.Date(c("2020-01-29", "2022-10-19"))) + 
  labs(title = "New York City Weekly Covid-19 Deaths in Relation to Crime")
## ---- chunk 46
plot(NYCaseForecast)
plot(NYCaseForecastD)
